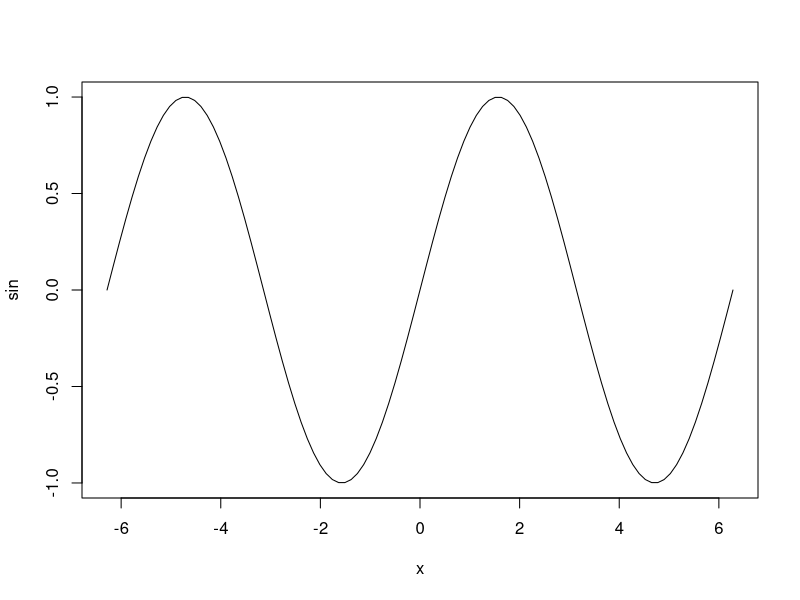
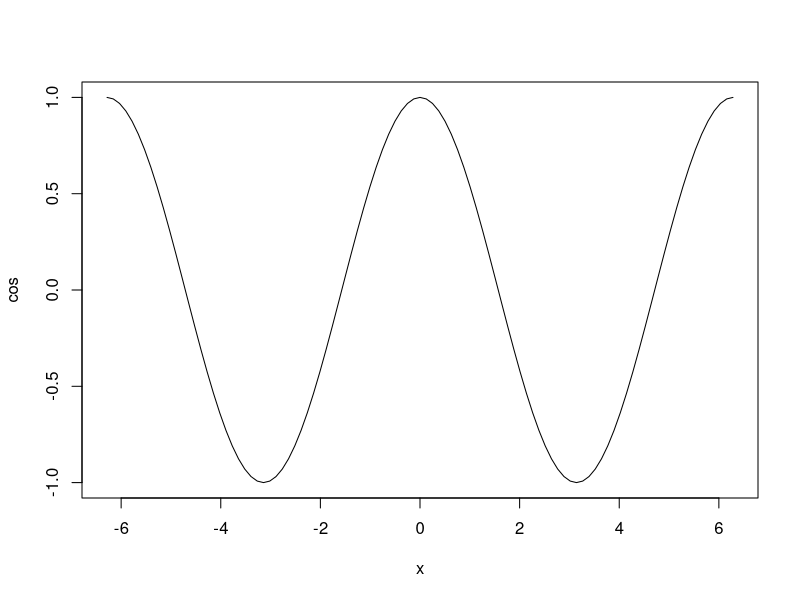

These charts were generated, in order, by the following R code: (Note: this script raises an error after producing the figures.)
# 第3版  2016年 06 月 22 日


############################################################
#               第10章 基本統計解析                #
############################################################




  ## ----- SECTION 138 基本統計関数について

# 正規分布
# 累積確率、いわゆる分布
pnorm (-1.96)

pnorm (1.96, lower.tail = FALSE)

# 確率密度
dnorm (-1.96)

dnorm (1.96)

# 分位点関数
qnorm (0.025)

qnorm (0.975)

# 三角関数
# 45度はラジアンでは # 45 * (pi/180) ; pi/4
sin (pi/4); 1/ sqrt (2)

cos (pi/4); 1/ sqrt (2)

tan (pi/4);


asin (1/ sqrt (2)); pi/4

acos (1/ sqrt (2)); pi/4

atan (1)

atan2 (1,1)

(x <- seq (-pi, pi, 0.5))

sin (x)

# グラフを描く
plot (sin, -pi*2, pi*2)
plot (cos, -pi*2, pi*2)

# 対数
# 底が10
log10 (10)

log(10, base = 10)

# 底が2
log2 (8)

log (8, base = 2)

# 底は自然対数
(Napier <- exp (1))

log (Napier)

log (Napier, base = Napier)


log (-1:3)

# 1を加算した値の対数をとる
(x <- log1p (-1:3))

# 真数に戻す
exp (x)

# 真数に戻して1を減じる
expm1 (x)


# 二項係数（組み合わせ）
choose(5, 2)

gamma (5 + 1) / ( gamma (2 + 1) * gamma (5 - 2 + 1))


# ベータ関数
a <- 2; b <- 2
beta (a, b)


# ガンマ関数
(gamma (a) * gamma (b) ) / gamma (a + b)
# 階乗
factorial (10)

gamma (10 + 1)


# 複素数を初期化
z1 <- 3 + i

# 3 + i はエラーになる。i がオブジェクトと判断されるため
z1 <- 3 + 1i
# z1 <- 3 + 1i
# 実数部を出力
Re (z1)

# 虚数部を出力
Im (z1)


# 極形式
z2 <- 3 + 2i
# 複素数の絶対値
Mod (z2)

# sqrt(3^2 + 2^2)
# 偏角
Arg (z2)

# tanh(2/3)
# 複素共役
Conj (z1)




  ## ----- SECTION 139   乱数の利用

# 毎回ランダムな結果がえられる
rnorm (3)

rnorm (3)

# 種を設定する

set.seed (1)

rnorm (3)
rnorm (3)


# 再び種を設定する
set.seed (1)

rnorm (3)
rnorm (3)

# 現在の設定を確認

RNGkind ()

# RNGkind ("Wich")




  ## ----- SECTION 140   要約統計量を求める
# 「iris」データの要約
summary (iris)


# カテゴリを数値で表わしたデータは注意
(x <- data.frame (ID = 1:5, Grade = c(5,6,7,8,9),
                  Sex = c (1,2,1,2,1)))

summary (x)

# 因子と設定し直す
x$ID <- as.factor (x$ID)
x$Sex <- as.factor (x$Sex)
summary (x)

# Gradeを性別ごとに要約する
tapply (x$Grade, x$Sex, summary)

# 平均値
aggregate (. ~ Species, FUN = mean, data = iris)
# aggregate (iris [-5], iris [5], mean)


# 中央値
aggregate (. ~ Species, FUN = median, data = iris)
# aggregate (iris [-5], iris [5], median)


# 分散
aggregate (. ~ Species, FUN = var, data = iris)
# aggregate (iris [-5], iris [5], var)


# 標準偏差
aggregate (. ~ Species, FUN = sd, data = iris)
# aggregate (iris [-5], iris [5], sd)


# 平均絶対偏差 median absolute deviatio
aggregate (. ~ Species, FUN = mad, data = iris)
# aggregate(iris [-5], iris [5], mad)

# 四分位偏差
aggregate (. ~ Species, FUN = IQR, data = iris)
# aggregate (iris [-5], iris [5], IQR)

 # 値を小さい方から順に並び替えた時の、「75パーセンタイルと25パーセンタイルの間隔」の
 # ことで、代表性が高いと考えられる全体の中央付近の50%を含む範囲を示す。

# 分位点
aggregate (. ~ Species, FUN = quantile, data = iris, 
           probs = c(0, .1, .2, .3, .4, .5, .6, .7, .8, .9, 1))
# aggregate (iris [-5], iris [5], quantile,
#           probs = c(0, .1, .2, .3, .4, .5, .6, .7, .8, .9, 1))

aggregate (. ~ Species, data = iris, FUN = fivenum)



## dplyr パッケージを使う
library (dplyr)
iris %>% group_by(Species) %>% summarise_each (funs (mean)) 

head (chickwts)

chickwts $ tmp <- ave (chickwts$weight, chickwts$feed, FUN = rank)

head (chickwts, 20)



  ## ----- SECTION 141  数値を丸める

round (1234.56789)
round (1234.56789, digits = 2)


# 四捨五入にならない
round (1234.5)
round (123.45)

round (123.45, digits = 1)
round (123.5)
round(123.45)

# 引数より大きい最小の整数
ceiling (1234.5)


# 引数より小さい最大の整数
floor (1234.5)


# 0 に近い最大の整数へ切り下げ
trunc (1234.9)


# 有効桁数を指定
x <- c (123.4, 123.45, 123.456, 1234.567)
signif (x, digits = 5)



(x <- 2.3 - 1.3)

# 厳密には1ではない
sprintf ("%.16f", x)

# したがって1との比較は偽になる
if (x >= 1) print("x >= 1") else print("x < 1")
# このような場合に「zapsmall」が使えることがある
if (zapsmall (x) >= 1) print("x >= 1") else print("x < 1")






  ## ----- SECTION 142 データから欠損値を取り除く

# 欠損値の扱い
x <- c (5, 5, 5, NA, 5)
mean (x)

# 欠損値を省いたデータ数で平均値を求める
mean (x, na.rm = TRUE)

# あるいは「na.omit」関数を適用
mean (na.omit (x) )

# 欠損値がある場合のデフォルトの動作
options ("na.action") # getOption ("na.action") でも良い

na.omit (x)

na.exclude (x)


na.pass (x)

na.fail (x)


(y <- data.frame( x = c(1, NA, 3, 4), y = c(5, NA, 6, NA)))

complete.cases (y)
y [ complete.cases(y), ]

# 組み込みのデータ「cars」を使用する
# 50行のデータ
NROW (cars)

# 最初の10行のd「dist」列をNAに変更
cars$dist [1:10] <- NA

# 回帰分析をしてみる
lm1 <- lm (dist ~ speed, data = cars)
# 有効データ数は40で自由度は38
# なお残り2は推定されたパラメータの数
summary (lm1)

# 欠損値がある場合はエラーとして実行を中止する
opt <- options (na.action = "na.fail")
#
lm1 <- lm (dist ~ speed, data = cars)

# オプションをもとに戻す
options (opt)

# さきほど dist 列の冒頭を NA に変更している
cars

# 欠損値をすべて88に置き換える
cars $ dist [is.na (cars$dist)] <- 88
cars

getOption ("na.action")



  ## ----- SECTION 143  正規性の検定を行う
# 「women」データから身長と体重を利用
# シャピロ・ウィルク検定
shapiro.test (women$height)

shapiro.test (women$weight)

# コルモゴロフ・スミルノフ検定
ks.test (women$height, "pnorm",
         mean (women$height), sd = sd (women$height))

ks.test (women$weight, "pnorm",
         mean (women$weight), sd = sd (women$weight))

# Q-Qプロットを作成
qqnorm (women$height)
qqline (women$height)

x <- ecdf (women$height)
plot (x)

# plot.ecdf (women$height) と一度に実行してもよい
# 理論的な累積確率と比較する
y <- seq(min (women$height), max (women$height) + 1)
lines(y, pnorm(y, mean = mean(women$height), sd = sd (women$height) ),
       col = "red", lty = 3)
knots(x)





  ## ----- SECTION 144 等分散性の検定を行う
# 2つのグループの睡眠時間の差
# データの先頭を表示
head (sleep)

var.test (extra ~ group, data = sleep)

ansari.test (extra ~ group, data = sleep)

mood.test (extra ~ group, data = sleep)

# 複数のグループ間の分散の検定
# 殺虫剤の効果について、Sprayの種類ごとのcount数を箱ヒゲ図で描く
plot (count ~ spray, data = InsectSprays)
bartlett.test (count ~ spray, data = InsectSprays)

# ノンパラメトリックな方法
fligner.test (count ~ spray, data = InsectSprays)






  ## ----- SECTION 145  t検定で平均を比較する
# 睡眠データの先頭を表示
head (sleep)

# グループIDごとの平均値
by (sleep [,1], sleep [,2], mean)
# 対応のあるデータだが仮に独立とする

# 標本平均と母集団の平均の比較
t.test (sleep$extra [sleep$group == 1], mu = 1)

# 2つのグループの睡眠時間の差
# 等分散性の検定
var.test (extra ~ group, data = sleep)


# 等分散性を仮定したt検定
t.test (extra ~ group, var.equal = TRUE, data = sleep)

# 等分散性を仮定しないウェルチのt検定
t.test (extra ~ group, data = sleep)

# alternative = "less" 最初のグループの方がより小さい
# 対立仮説 group1 < group2 が採択される
t.test (extra ~ group, alternative = "less", data = sleep)

# alternative = "greater" 最初のグループ方がより大きい
# 対立仮説 group1 > group2 は採択できない
t.test (extra ~ group, alternative = "greater", data = sleep)

# 対応のあるデータだと仮定する
t.test (extra ~ group, paired = TRUE, data = sleep)






  ## ----- SECTION 146 ノンパラメトリックな検定で平均を比較する

## 月ごとのオゾン量データの先頭を表示
head (airquality)

# 箱ヒゲ図を描いてみる
boxplot(Ozone ~ Month, data = airquality)

## ウィルコクソンの順位和検定
wilcox.test(Ozone ~ Month, data = airquality, 
            subset = Month %in% c(5, 8)) ## 5月と8月を比較

## クラスカル・ウォリスの順位和検定
kruskal.test (Ozone ~ Month, data = airquality,
     subset = Month %in% c(5, 6, 7) ) ## 5月、6月、7月を比較








  ## ----- SECTION 147 比率の検定を行う
# 1群の場合
# 100回中30回成功したとき、成功確率は0.5とみなせるか
prop.test (30, 100, p = .5)

# 近似でなく正確な確率
binom.test (30, 100, p = 0.5)

# 複数の群の場合
# 成功回数
x <- c (3, 3, 7, 12)# c (83, 90, 129, 70) # c (86, 93, 136, 82)
# 試行回数
n <- c (86, 93, 136, 82)

# 4つの試行での成功回数の割合は異なるか
prop.test (x, n)


# 分割表として与えられている場合
tbl <- matrix (c (83, 3, 90, 3, 129, 7, 70, 12),
               byrow = TRUE, ncol = 2)
tbl
prop.test (tbl)





  ## ----- SECTION 148  独立性の検定（カイ二乗検定・Fisherの検定）を行う
# 以下のような分割表があったとする
(mat <- matrix (c (229, 286, 98, 58), byrow = TRUE, nrow = 2))

# カイ二乗検定
chisq.test (mat)

# イェーツの補正を行わない
chisq.test (mat, correct = FALSE)

# Fisherの正確確率
fisher.test (mat)

# 対応がある場合
(myTest <-
 matrix(c(794, 86, 150, 570),
        nrow = 2,
        dimnames = list("最初の調査" = c("支持", "不支持"),
          "2回目の調査" = c("支持", "不支持"))))

mcnemar.test (myTest)

# 二項検定を行う
binom.test (c (86, 150))

# binom.test (86, 86 + 150)  # でもよい
# binom.test (150, 86 + 150)


(1/5) / (4/5) == (1/4)

(229/286) / (98/58)
(229/98) / ( 286/58)






  ## ----- SECTION 149 相関係数を求める／検定する
# 米国人女性の身長体重データ
head (women)

# 相関行列を求める
cor (women)
cor.test (women$height, women$weight)
# 以下のようにも実行できる
# cor(women$height, women$weight)





  ## ----- SECTION 150  分散分析を行う

## 照明と作業効率
p.141 <- c (6,3,4,5,2, 7,5,6,7,5, 8,7,8,9,8)
p.141.cond <- gl (3, 5, lab = c("low","middle","high"))
(p.141.df <- data.frame (light = p.141, cond = p.141.cond) )

# データの分布を箱ヒゲ図で確認
boxplot (light ~ cond, data = p.141.df)
# 繰り返し数を確認
replications (light ~ cond, data = p.141.df)

# 多群の分散比の検定（パラメトリックな方法）
bartlett.test (light ~ cond, data = p.141.df)

# 多群の分散比の検定（ノンパラメトリックな方法）
fligner.test (light ~ cond, data = p.141.df)

# 1因子分散分析（パラメトリックな方法）
oneway.test (light ~ cond, data = p.141.df,
             var.equal = TRUE)

 # 以下は同じ結果
 aov1 <- aov (light ~ cond, data = p.141.df)
 # 分散分析表を出力
 summary (aov1)

 summary.lm (aov1)


# 1因子分散分析（ノンパラメトリックな方法）
kruskal.test ( light ~ cond, data = p.141.df)          
# 対応のある1因子分散分析（対応のない2因子分散分析）
# 同一個人が3つの照明水準について1回ずつ計3回測定したとする
subj <- rep(paste("sub", 1:5, sep = ""), 3)
# 個人を特定するランダム項を追加
(p.141.df2 <- cbind( p.141.df, subj))


# 対応のある1因子分散分析
aov2 <- aov( light ~ cond + Error (subj), data = p.141.df2)
# aov2 <- aov( light ~ cond + Error (subj/cond), data = p.141.df2)
summary (aov2)
# 対応のある1因子分散分析（ノンパラメトリックな方法）
friedman.test (light ~ cond | subj, data = p.141.df2)

# 対応のない2因子分散分析として実行
summary (aov (light ~ cond + subj, data = p.141.df2))





# 対応がない2因子分散分析（固定因子モデル）
p.154 <- c(8,10,11, 16,14,15, 2,3,4, 6,6,3, 11,12,8, 11,9,7)
A <- rep(paste("A", 1:3, sep = ""), each = 3, length = 18)
B <- gl(2, 9, lab = c("B1", "B2"))
(p.154.df <- data.frame (val = p.154, A = A, B = B))
# 繰り返しを確認
replications (val ~ A * B, data = p.154.df)

aov3 <- aov (val ~ A * B, data = p.154.df)
summary (aov3)
# 各水準の効果
model.tables (aov3, "means", se = TRUE)




# 対応がある2因子分散分析とする
p.167 <- c(6,9,11, 14,13,15, 3,4,5, 6,7,5, 11,13,10, 9,8,7)
A <- rep(paste("A", 1:3, sep = ""), each = 3, length = 18)
B <- gl(2, 9, lab = c("B1", "B2"))
S <- rep(paste("S", 1:3, sep = ""), 3, length = 18)
(p.167.df <- data.frame(val = p.167, A = A, B = B, S = S))


with (p.154.df, 
      interaction.plot (A, B, val)
      )

# 繰り返しを確認
 replications (val ~ A * B * S, data = p.167.df)
## A B S A:B A:S B:S A:B:S
## 6 9 6 3 2 3 1


# 被験者の繰り返しを誤差項として計算
aov4 <- aov (val ~ A * B + Error (S/(A*B)), data = p.167.df)
summary (aov4)


getOption ("contrasts")

aov1 <- aov (light ~ cond, data = p.141.df)
summary.lm (aov1)


# コントラストを変更
old.op <- options (contrasts = c ("contr.helmert", "contr.poly"))
aov2 <- aov (light  ~ cond, data = p.141.df)
summary.lm (aov2)

mean (p.141.df$light)

# コントラストをもとに戻す
options (old.op)






  ## ----- SECTION 151  多重比較を行う
# 各群の平均値の多重比較
pairwise.t.test (chickwts$weight, chickwts$feed)

# 手法を選択
pairwise.t.test (chickwts$weight, chickwts$feed,
                 p.adjust.method = "bonferroni")

aov1 <- aov (weight ~ feed, data = chickwts)
TukeyHSD (aov1)






  ## ----- SECTION 152  回帰分析を行う
# 車の速度とスピードを回帰分析
# 単回帰帰分析をしてみる
lm1 <- lm (dist ~ speed, data = cars)
# 要約
summary (lm1)

coef (lm1)

fitted (lm1)

residuals (lm1)

all.equal (cars$dist - residuals(lm1), predict (lm1))

speed2 <- cars$speed + runif (length (cars $ speed))

predict (lm1, data.frame (speed = speed2))

# モデル診断 4枚表示されるのであらかじめ画面を4分割する
par (mfrow = c (2,2))
plot (lm1)


# 重回帰帰分析をしてみる
# スイスの出生率と経済社会動向データ
head (swiss)

# 多重回帰 すべての変数で回帰
lm2 <- lm(Fertility ~ ., data = swiss)
# 要約
summary (lm2)

# 係数を出力
coef (lm2)

# モデル診断
par (mfrow = c (2,2))
plot (lm2)

# 項を追加
lm3 <- update(lm2, .~. + I (Education^2) )
summary (lm3)

# 項を減らしてアップデートする
lm4 <- update (lm3, .~. - Examination )
summary (lm4)

# ステップワイズに変数を選択する
step (lm4, direction = "backward" )

# scope引数で指定された項から1つを加えてあてはめる
# 説明変数の交互作用をペアごとに追加した結果と，
# 交互作用を含まないモデルを比較
add1(lm2, ~ .^2)

# add1関数の出力をanovaで確認
lm5 <- lm (Fertility ~ .  + Agriculture:Examination, data = swiss)
anova(lm2, lm5)

# ステップワイズに変数を選択
step (lm4, direction = "backward")

## dplyr::do を使う
library (dplyr)

mtcars %>% group_by (cyl) %>% 
  do (
     carslm = lm (mpg ~ wt, data = .)
    ) %>% summarize (summary (carslm) $ r.squared)

## purrr パッケージを使う
## purrr::map 

library (purrr)
mtcars %>% 
  split (.$cyl) %>% 
  map ( ~ lm (mpg ~ wt, data = .)) %>% 
  map (summary) %>% 
  map_dbl ("r.squared")




  ## ----- SECTION 153  時系列データの統計量

# 体温を模した擬似データを乱数で作成
temp <- round (rnorm (20, mean = 36.5, sd = 0.01), 2)
# 2012年1月から毎月1回測った時系列オブジェクトに変換
(tmp.ts <- ts (temp, start = c (2012, 1), frequency = 12))


# 自己相関をみる
acf (UKgas)
# 偏相関を出力させる。ただしプロットは描かない
acf (UKgas, type = "partial", plot = FALSE)

# 自己回帰モデル
(ar.UK <- ar (UKgas))

summary (ar.UK)






  ## ----- SECTION 154  検出力を求める
# 検定力を求める
power.t.test (n = 30, delta = 8, sd = 10, sig.level = 0.05,
              power = NULL, strict = TRUE)

# 必要な標本数を求める
power.t.test (n = NULL, delta = 8, sd = 10, sig.level = 0.05,
              power = 0.86, strict = TRUE)







  ## ----- SECTION 155 モデル式の基礎知識
# women データを作業スペースに登録
attach (women)
# モデル式
mdl <- weight ~ height
# 属性を確認
class (mdl); typeof (mdl)

# 回帰を求める関数の引数に適用する
lm (mdl)

# 連番からなる変数xがあるとき
x <- paste("x", 1:10, sep="")

# モデル式を作成する
(mdl2 <- as.formula (paste ("y ~ ", paste(x, collapse= "+"))))
## y ~ x1 + x2 + x3 + x4 + x5 + x6 + x7 + x8 + x9 + x10
# 交互作用をモデル化する
y <- x1 <- x2 <- 1:10
mdl3 <- y ~ x1 * x2
mdl4 <- y ~ x1 + x2 + x1:x2

# モデルとしては同等
terms (mdl3)
terms (mdl4)

#   以下にモデル式の例をいくつかあげます。


y ~ 1#, NULL モデル。全平均だけで推定するモデル（回帰で1は切片を表す。）
y ~ x#, 回帰でxは説明変数、分散分析では複数の水準からなるカテゴリカル変数
y ~ x - 1#，回帰で切片を推定しない
y ~ . #, 右辺のドットが、残りのすべての変数を「＋」で結ぶことを意味する
y  ~ x1 + x2 + x3 - x1:x2:x3#，3次の項を除くモデル。y ~ (x1 + x2 + x3)^2 に同じ
y ~ x1 / x2 / x3#, ネストモデル y ~ x1 + x2 %in% x1 + x3 %in% x2 %in% x1 に同じ
y ~ x1 * x2 * x3 + Error (x1 / x2 / 3)#, 分割区法（split-plot）で各因子ごとに誤差項を推定
y ~ s (x1) + s (x2)#, 変数を平滑化する
log (y) ~ I (1 / x1)#, ネストを表す「／」を除算演算子として扱う
y ~ x1 | x2#, 「x2」を条件して 「y」と「x1」ノ関係をみる
y ~ x1 + offset (x2)#，x2 をモデルに組み込むがパラメータの推定はしない



update (mdl3, .~. - x1:x2)
# y ~ x1 + x2

update (mdl3, .~. - x1:x2 - x2 + poly (x2,2))
# y ~ x1 + poly (x2, 2)

# 目的変数を対数化
update (mdl3, log(.) ~.)
# log(y) ~ x1 + x2 + x1:x2

